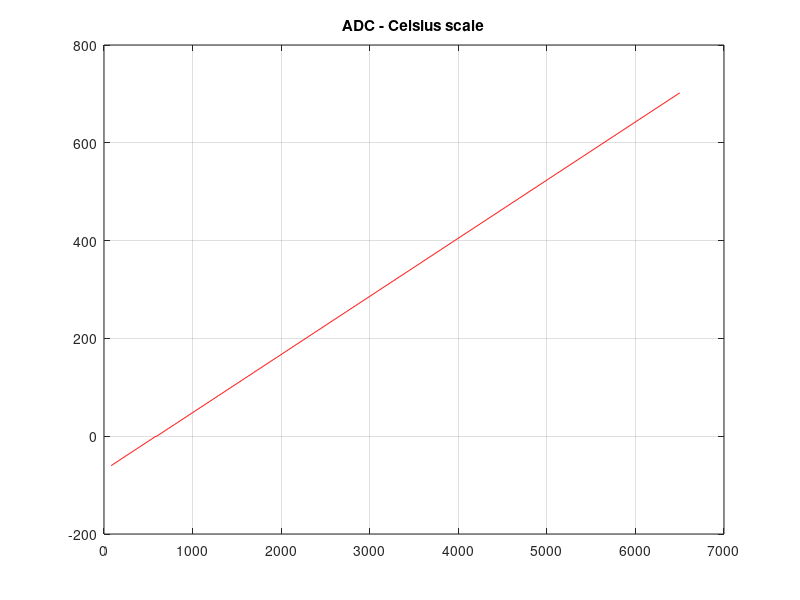

MATLAB code for this plot:


file = fopen('f1_adc.txt','r');
if file ~= -1
    f1_adc = fscanf(file, '%d');
    fclose(file);
end

file = fopen('f1_celsius.txt','r');
if file ~= -1
    f1_celsius = fscanf(file, '%f');
    fclose(file);
end



plot(f1_adc,f1_celsius,'r');
hold on;

grid on;
title('ADC - Celsius scale');
%xlabel('x 100ms');
%ylabel('degrees Celsius');
%legend('Actual','Desired','PID effort');










